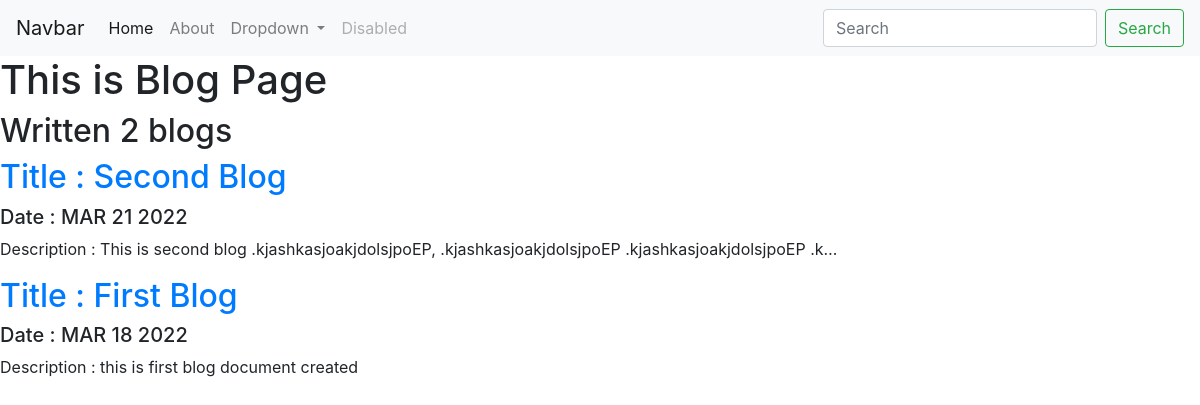
Screenshot of /blog/ with the database file from the repository.
### blog/models.py (models this page shows, shortened)
class Blog(models.Model):
        title = models.CharField(max_length=200)
        description = models.TextField()
        date = models.DateField()

### blog/views.py (the view)
# urls.py: path('',views.all_blogs, name='all_blogs'),
def all_blogs(request):
    blogs = Blog.objects.order_by('-date')[:3]
    return render(request, 'blog/all_blogs.html',{'blogs':blogs})

### blog/templates/blog/all_blogs.html
{% extends 'portfolio/base.html' %}
{% block content %}
<H1>This is Blog Page</h1>
<h2>Written {{blogs.count}} blog{{blogs.count|pluralize}} </h2>
{% for blog in blogs %}
<a href="{% url 'blog:detail' blog.id %}"><h2>Title : {{blog.title}}</h2></a>
<h5>Date : {{blog.date | date:'M d Y'|upper}}</h5>
<p>Description : {{blog.description |striptags| truncatechars:100}}</p>
{% endfor %}
{% endblock %}

### rows the page displays
Blog: title "Second Blog", date "MAR 21 2022", description "This is second blog .kjashkasjoakjdolsjpoEP, .kjashkasjoakjdolsjpoEP .kjashkasjoakjdolsjpoEP .k…"
Blog: title "First Blog", date "MAR 18 2022", description "this is first blog document created"

### other values shown
{{ blogs.count }} "2"
